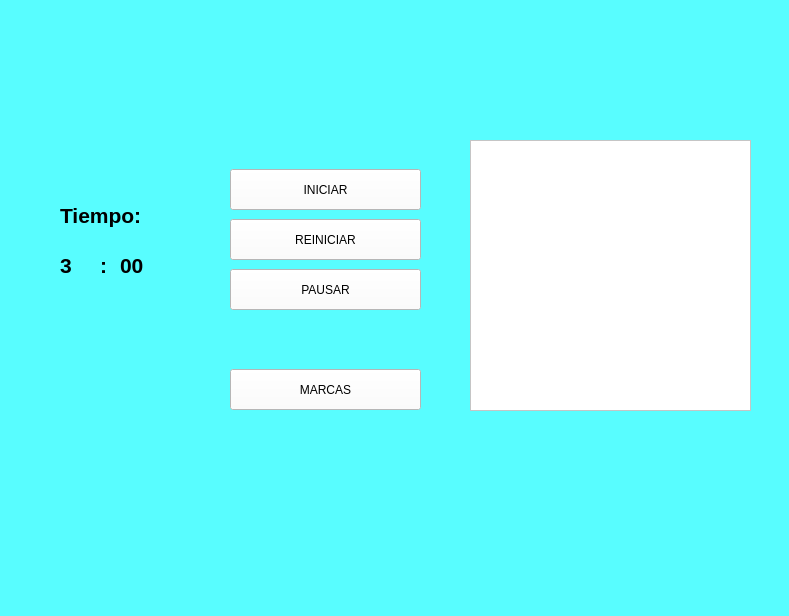
<?xml version="1.0" encoding="UTF-8"?>
<ui version="4.0">
 <class>MainWindow</class>
 <widget class="QMainWindow" name="MainWindow">
  <property name="geometry">
   <rect>
    <x>0</x>
    <y>0</y>
    <width>789</width>
    <height>616</height>
   </rect>
  </property>
  <property name="windowTitle">
   <string>MainWindow</string>
  </property>
  <property name="styleSheet">
   <string notr="true">background-color: rgb(88, 253, 255);</string>
  </property>
  <widget class="QWidget" name="centralwidget">
   <widget class="QPushButton" name="btn_iniciar">
    <property name="geometry">
     <rect>
      <x>230</x>
      <y>169</y>
      <width>191</width>
      <height>41</height>
     </rect>
    </property>
    <property name="toolTip">
     <string>Presiona el boton</string>
    </property>
    <property name="statusTip">
     <string>Presiona el boton</string>
    </property>
    <property name="styleSheet">
     <string notr="true">background-color: rgb(255, 255, 255);</string>
    </property>
    <property name="text">
     <string>INICIAR</string>
    </property>
   </widget>
   <widget class="QLabel" name="label">
    <property name="geometry">
     <rect>
      <x>60</x>
      <y>200</y>
      <width>101</width>
      <height>31</height>
     </rect>
    </property>
    <property name="font">
     <font>
      <pointsize>16</pointsize>
      <weight>75</weight>
      <bold>true</bold>
     </font>
    </property>
    <property name="text">
     <string>Tiempo:</string>
    </property>
   </widget>
   <widget class="QPushButton" name="btn_pausar">
    <property name="geometry">
     <rect>
      <x>230</x>
      <y>269</y>
      <width>191</width>
      <height>41</height>
     </rect>
    </property>
    <property name="focusPolicy">
     <enum>Qt::WheelFocus</enum>
    </property>
    <property name="toolTip">
     <string>Presiona el boton</string>
    </property>
    <property name="statusTip">
     <string>Presiona el boton</string>
    </property>
    <property name="styleSheet">
     <string notr="true">background-color: rgb(255, 255, 255);</string>
    </property>
    <property name="text">
     <string>PAUSAR</string>
    </property>
   </widget>
   <widget class="QPushButton" name="btn_reiniciar">
    <property name="geometry">
     <rect>
      <x>230</x>
      <y>219</y>
      <width>191</width>
      <height>41</height>
     </rect>
    </property>
    <property name="toolTip">
     <string>Presiona el boton</string>
    </property>
    <property name="statusTip">
     <string>Presiona el boton</string>
    </property>
    <property name="styleSheet">
     <string notr="true">background-color: rgb(255, 255, 255);</string>
    </property>
    <property name="text">
     <string>REINICIAR</string>
    </property>
   </widget>
   <widget class="QLabel" name="label_6">
    <property name="geometry">
     <rect>
      <x>100</x>
      <y>250</y>
      <width>81</width>
      <height>31</height>
     </rect>
    </property>
    <property name="font">
     <font>
      <pointsize>16</pointsize>
      <weight>75</weight>
      <bold>true</bold>
     </font>
    </property>
    <property name="text">
     <string>:</string>
    </property>
   </widget>
   <widget class="QLabel" name="lb_min">
    <property name="geometry">
     <rect>
      <x>60</x>
      <y>250</y>
      <width>41</width>
      <height>31</height>
     </rect>
    </property>
    <property name="font">
     <font>
      <pointsize>16</pointsize>
      <weight>75</weight>
      <bold>true</bold>
     </font>
    </property>
    <property name="text">
     <string>3</string>
    </property>
   </widget>
   <widget class="QLabel" name="lb_seg">
    <property name="geometry">
     <rect>
      <x>120</x>
      <y>250</y>
      <width>81</width>
      <height>31</height>
     </rect>
    </property>
    <property name="font">
     <font>
      <pointsize>16</pointsize>
      <weight>75</weight>
      <bold>true</bold>
     </font>
    </property>
    <property name="text">
     <string>00</string>
    </property>
   </widget>
   <widget class="QPushButton" name="btn_marcas">
    <property name="geometry">
     <rect>
      <x>230</x>
      <y>369</y>
      <width>191</width>
      <height>41</height>
     </rect>
    </property>
    <property name="toolTip">
     <string>Presiona el boton</string>
    </property>
    <property name="statusTip">
     <string>Presiona el boton</string>
    </property>
    <property name="styleSheet">
     <string notr="true">background-color: rgb(255, 255, 255);</string>
    </property>
    <property name="text">
     <string>MARCAS</string>
    </property>
   </widget>
   <widget class="QListWidget" name="listWidget">
    <property name="geometry">
     <rect>
      <x>470</x>
      <y>140</y>
      <width>281</width>
      <height>271</height>
     </rect>
    </property>
    <property name="styleSheet">
     <string notr="true">background-color: rgb(255, 255, 255);</string>
    </property>
   </widget>
   <widget class="QLabel" name="label_2">
    <property name="geometry">
     <rect>
      <x>20</x>
      <y>0</y>
      <width>751</width>
      <height>101</height>
     </rect>
    </property>
    <property name="text">
     <string/>
    </property>
    <property name="pixmap">
     <pixmap resource="recursos_proyecto.qrc">:/LOGOS/Imagenes/uat.png</pixmap>
    </property>
    <property name="scaledContents">
     <bool>true</bool>
    </property>
   </widget>
   <widget class="QLabel" name="label_3">
    <property name="geometry">
     <rect>
      <x>620</x>
      <y>430</y>
      <width>131</width>
      <height>121</height>
     </rect>
    </property>
    <property name="text">
     <string/>
    </property>
    <property name="pixmap">
     <pixmap resource="recursos_proyecto.qrc">:/LOGOS/Imagenes/pngegg.png</pixmap>
    </property>
    <property name="scaledContents">
     <bool>true</bool>
    </property>
   </widget>
  </widget>
  <widget class="QMenuBar" name="menubar">
   <property name="geometry">
    <rect>
     <x>0</x>
     <y>0</y>
     <width>789</width>
     <height>21</height>
    </rect>
   </property>
  </widget>
  <widget class="QStatusBar" name="statusbar"/>
 </widget>
 <resources>
  <include location="recursos_proyecto.qrc"/>
 </resources>
 <connections/>
</ui>
